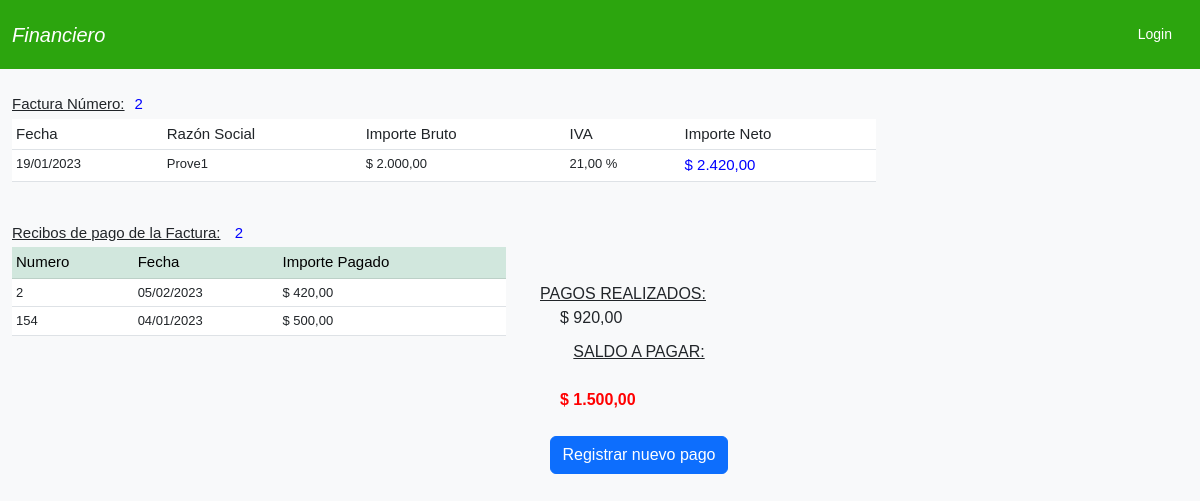
Page /recibos-factura/2 on the earlier database version.
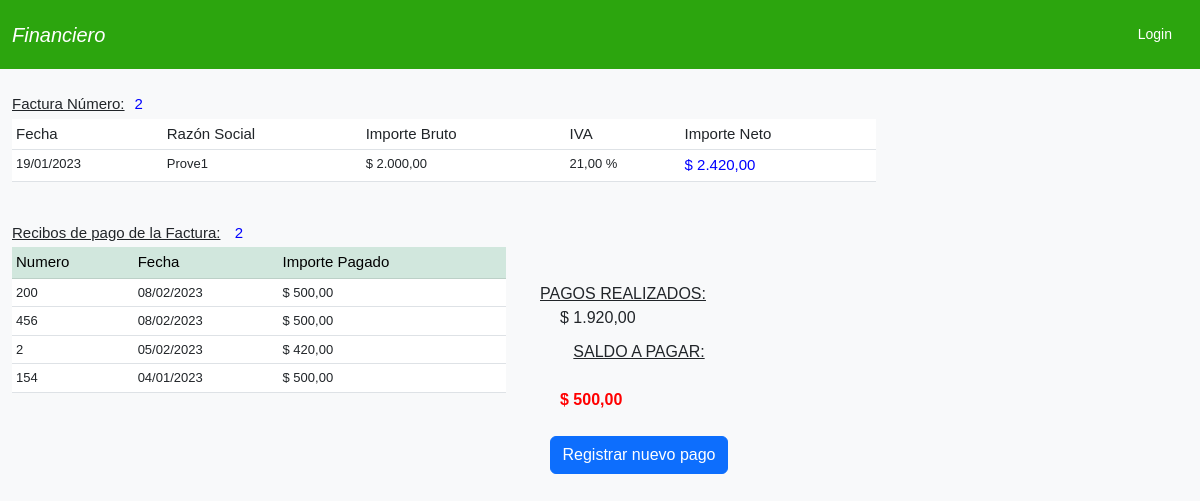
Same page on the later database version.
### comprobantes/models.py (models this page shows, shortened)
class Recibo(models.Model):
    numero = models.CharField(max_length=15, verbose_name = 'Número de recibo')
    fecha = models.DateField()
    factura_id = models.ForeignKey(Factura,verbose_name='Nº Factura apagar',related_name='recibos',        on_delete=models.CASCADE)
    importe_pagado = models.DecimalField(max_digits=10, decimal_places=2, default=0)
    class Meta:
        ordering = ('-fecha',)

### comprobantes/views.py (the view)
# urls.py: path('recibos-factura/<int:id>', recibos_factura, name='recibos-factura'), # Done
def recibos_factura(request, id):
    f = Factura.objects.get(id=id)
    recibos = f.recibos.all()
    qs_recibos_pago = Recibo.objects.filter(factura_id=id)
    valor_pagado = 0
    imp_total_factura = f.importe_total
    for p in qs_recibos_pago:
        valor_pagado = valor_pagado + (p.importe_pagado)
    saldo = f.importe_total - valor_pagado
    estado = False
    if saldo == 0.0:
        f.estado = True
        f.save()
    else:
        f.estado = False
        f.save()
    contexto = {'f':f,
                'recibos':recibos,
                'valor_pagado':valor_pagado,
                'saldo':saldo,
                'imp_total_factura':imp_total_factura,
                'estado':estado
                }
    return render(request, 'comprobantes/recibo-factura.html', contexto)

### comprobantes/models.py (called while the page is built)
    def __str__(self):
        return self.razon_social

    @property
    def importe_total(self):
        return self.importe + (self.importe * self.iva/100)

### comprobantes/templates/comprobantes/recibo-factura.html (shortened to what this page needs)
{% extends 'comprobantes/base.html' %}
{% block content %}
<div class="container">
    <br>
    {% if f %}
    <table class="table table-sm table-hover">
        <p style="font-weight: 500;font-size:15px;margin-bottom: 3px;"><span style="text-decoration: underline;">Factura Número:</span><span style="margin-left: 10px; color: blue;">{{ f.numero }}</span></p>
        <thead style="background-color: bisque;">
            <th style="font-weight: 500;font-size:15px;">Fecha</th>
            <th style="font-weight: 500;font-size:15px;">Razón Social</th>
            <th style="font-weight: 500;font-size:15px;">Importe Bruto</th>
            <th style="font-weight: 500;font-size:15px;">IVA</th>
            <th style="font-weight: 500;font-size:15px;">Importe Neto</th>
        </thead>
        <tbody>
            <td style="font-size:13px;">{{ f.fecha|date:'d/m/Y' }}</td>
            <td style="font-size:13px;">{{ f.razon_social }}</td>
            <td style="font-size:13px;">$ {{ f.importe|floatformat:"2g"}}</td>
            <td style="font-size:13px;">{{ f.iva}} %</td>
            <td style="font-size:15px; color: blue;">$ {{ f.importe_total|floatformat:"2g"}}</td>
       </tbody>
    </table>
    {% else %}
    <p>Factura no encontrada</p>
    {% endif %}
    <br>
    {% if recibos %}
    <div class="row">
        <div class="col-md-7">
    <table class="table table-sm">
        <p style="font-weight: 500;font-size:15px;margin-bottom: 3px;"><span style="text-decoration: underline;">Recibos de pago de la Factura:</span> <span style="margin-left: 10px; color: blue;">{{ f.numero }}</span></p>
        <thead class="table-success">
            <th style="font-weight: 500;font-size:15px;">Numero</th>
            <th style="font-weight: 500;font-size:15px;">Fecha</th>
            <th style="font-weight: 500;font-size:15px;">Importe Pagado</th>
        </thead>
        <tbody>
            {% for recibo in recibos %}
            <td style="font-size:13px;">{{ recibo.numero }}</td>
            <td style="font-size:13px;">{{ recibo.fecha|date:'d/m/Y' }}</td>
            <td style="font-size:13px;">$ {{ recibo.importe_pagado|floatformat:"2g" }}</td>
       </tbody>
            {% endfor %}
    </table>
</div>
<div class="col-md-3" style="margin-top: 60px; margin-left: 10px;">
    <span style="text-decoration: underline;">PAGOS REALIZADOS:</span><br><span style="margin-left: 20px;">$ {{ valor_pagado|floatformat:"2g" }}</span></br>
    {% if saldo > 0%}
    <div style="margin-top: 10px;">
      <center style="text-decoration: underline;">SALDO A PAGAR:</center><br><span style="color: red;font-weight: bold;margin-left: 20px;">$ {{ saldo|floatformat:"2g" }}</span><br><br>
      <center><a  href="{% url 'recibo-crear' %}" class="btn btn-primary">Registrar nuevo pago</a></center>
    </div>
    {% else %}
    <center style="margin-top: 20px; color: green; font-style: italic; text-decoration: underline;">
        LA FACTURA HA SIDO CANCELADA
    </center>
    {% endif %}
    {% endif %}
</div>
</div>
</div>
{% endblock %}

Differences in the rows shown:
added Recibo: numero "200", fecha "08/02/2023", importe_pagado "500,00"
added Recibo: numero "456", fecha "08/02/2023", importe_pagado "500,00"
Other differences:
{{ valor_pagado|floatformat:"2g" }}: "920,00" → "1.920,00"
{{ saldo|floatformat:"2g" }}: "1.500,00" → "500,00"
